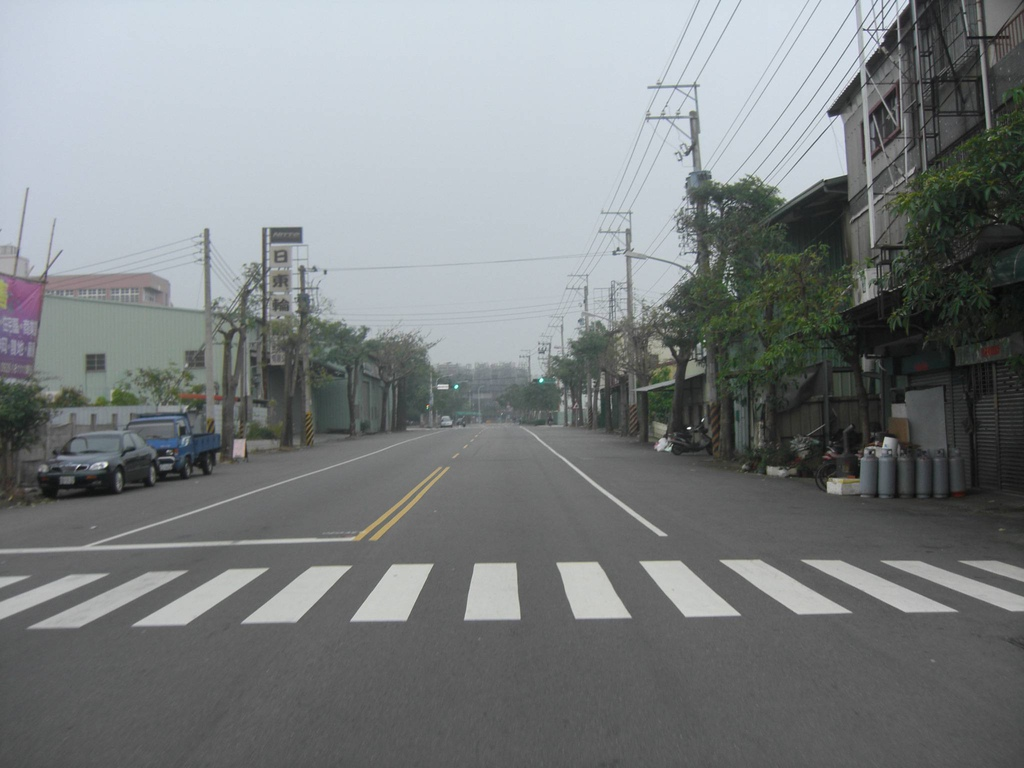
#> input picture 斑馬線辨識/01.jpg, 1024 x 768 px; its folder holds only this picture in this run
$ python -i FP60847047S.py   (imports and definitions only)   (older library calls are emulated)
#> lines starting #> are read from the running program, lines starting #| are printed output that depends on the picture; after the words box and inside, x2 and y2 are one past the last pixel; in counts of white or black regions, pixels touching at a corner belong together
import tkinter as tk
from PIL import ImageTk,Image, ImageDraw
from tkinter.filedialog import askopenfilename,  asksaveasfilename
from os.path import splitext
import numpy as np
from math import pi
import cv2
from math import ceil

# [4 lines not run here, left out]

# [19 lines left out: functions Input, p1, not called in this run]


def p2(avatar):
    global _Image, qaq
    _Image = ImageTk.PhotoImage(avatar)
    qaq.configure(image = _Image)

def fst(filename):
    #filename = number + '.jpg'
#> called with filename = '01.jpg'
    global img, im, gray, d1, d2, Y, W
    img = cv2.imread(filename)
#> img is the input picture: shape (768, 1024, 3); mean B, G, R 128.8, 127.6, 123.4
    gray = cv2.cvtColor(img,cv2.COLOR_BGR2GRAY)
    im = cv2.GaussianBlur(img,(7,7),0)

    low_threshold = 30
    high_threshold = 50
    edges = cv2.Canny(gray, low_threshold, high_threshold)
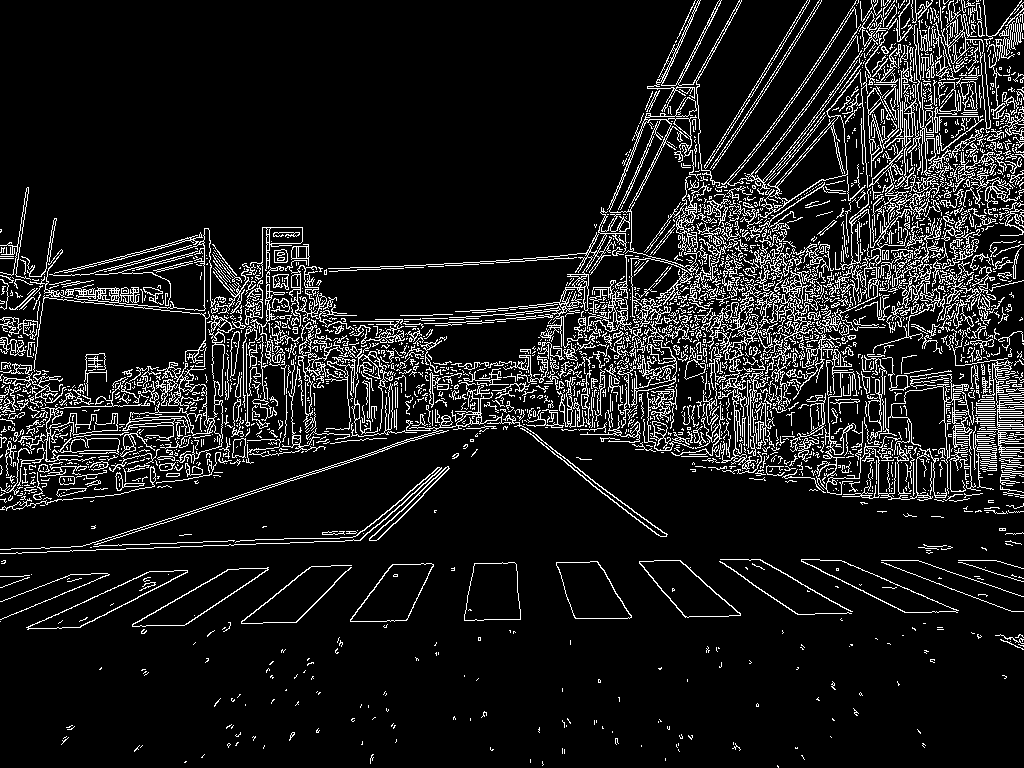
#> edges: shape (768, 1024); 10.6% white in thin lines or dots
    median = cv2.medianBlur(edges, 3)
#> median: shape (768, 1024); 3.9% white in thin lines or dots
    avg = cv2.blur(median, (9,9))
    candidate = np.int16(edges) - np.int16(avg)
    candidate = cv2.threshold(candidate, 240, 255, cv2.THRESH_BINARY)[1]
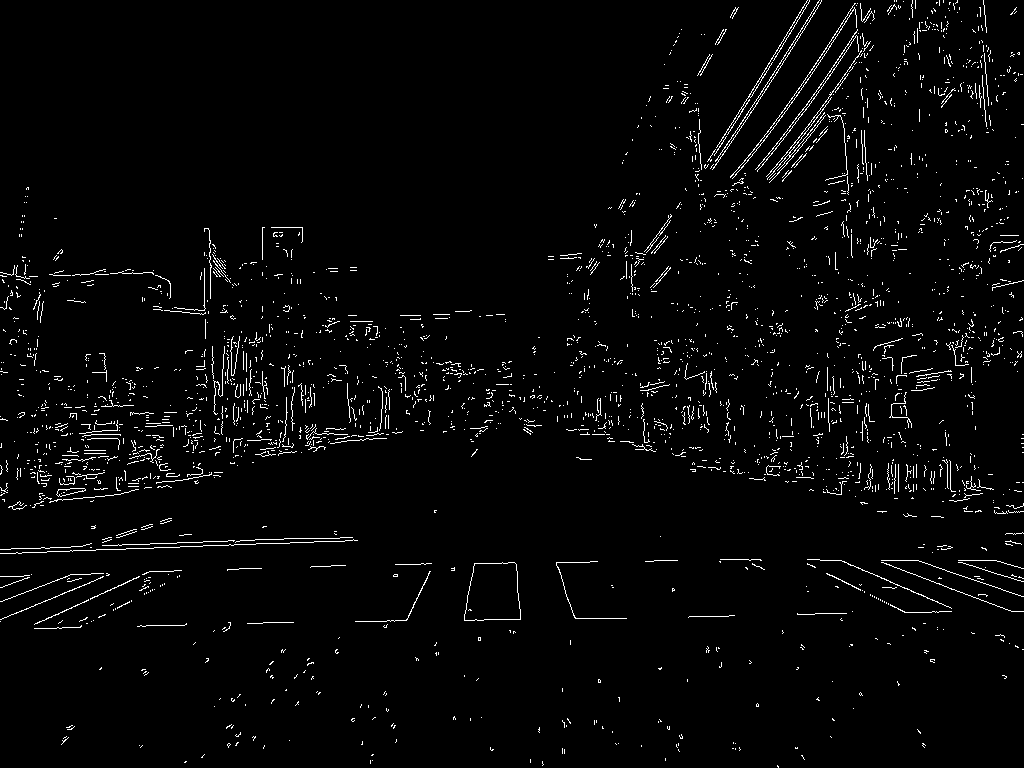
#> candidate: shape (768, 1024) int16; 2.7% white in thin lines or dots

    gray = np.float32(gray)
    dst = cv2.cornerHarris(gray,2,3,0.04)

    #result is dilated for marking the corners, not important
    dst = cv2.dilate(dst,None)

    # Threshold for an optimal value, it may vary depending on the image.
    #img[dst>0.01*dst.max()]=[0,0,255]
    Y = np.array((130, 255, 255))
    Y = np.int16(Y)
    W = np.array((255, 255, 255))
    W = np.int16(W)
    dist1 = 0
    dist2 = 0
    d1 = []
    d2 = []
    using = []    # > np.percentile(dst, 50)
    x, y = np.where(dst > 9)
    for i in range(len(x)):
        if  candidate[x[i], y[i]] == 255:
            B = im[x[i], y[i], 0]
            G = im[x[i], y[i], 1]
            R = im[x[i], y[i], 2]
            color = np.array((B, G, R))
            dist1 = np.linalg.norm(Y-color)
            dist2 = np.linalg.norm(W-color)
            '''
            if x[i] > ceil(dst.shape[0]/2):
                dist1 /= 2
                dist2 /= 2
            '''
            if (dist2 < 50) | (dist1 < 100):
                using.append((x[i], y[i]))
                d1.append(dist1)
                d2.append(dist2)
#> this loop made 396200 passes
#> (B, G, R, dist1, dist2) on passes 22, 24, 30, 32, 59, 61, 90, 94: (214, 205, 195, 114.7, 88.21), (219, 210, 200, 113.9, 79.66), (209, 200, 190, 116.2, 96.78), (216, 207, 197, 114.3, 84.79), (185, 174, 163, 134.4, 141.2), (178, 170, 155, 139.7, 152.2), (49, 50, 48, 302.4, 356.8), (49, 49, 47, 303.7, 358)
#> after the loop, d1 = []; d2 = []; using = []

    if (len(d1) < 300) | (len(d2) < 300):
        #print('lack')
        dist1 = 0
        dist2 = 0
        d1 = []
        d2 = []
        using = []    # > np.percentile(dst, 50)
        x, y = np.where(dst > 9)
        for i in range(len(x)):
            if  candidate[x[i], y[i]] == 255:
                B = im[x[i], y[i], 0]
                G = im[x[i], y[i], 1]
                R = im[x[i], y[i], 2]
                color = np.array((B, G, R))
                dist1 = np.linalg.norm(Y-color)
                dist2 = np.linalg.norm(W-color)
                if x[i] > ceil(dst.shape[0]/2):
                    dist1 /= 2
                    dist2 /= 2
                if (dist2 < 50) | (dist1 < 100):
                    using.append((x[i], y[i]))
                    d1.append(dist1)
                    d2.append(dist2)
#> after the loop, d1 = 790 values, max 99.96 at index 156, min 51.98 at index 677, mean 82.23; d2 = 790 values, max 129.3 at index 349, min 52.28 at index 677, mean 99.45; using = 790 pairs, first value 385 to 628, second value 8 to 1023

    if sum(d1) > sum(d2):
        t = True
        col = d2
    else:
        t = False
        col = d1
#> col has the same summary as d1
    deleters = []
    for i in np.where(col > np.percentile(col, 30))[0]:
        deleters.append(using[i])
#> after the loop, deleters = 553 pairs, first value 385 to 628, second value 8 to 1010

    #print((len(using), len(deleters)))
    for i in deleters:
        using.remove(i)
#> this loop made 553 passes
#> i on passes 1 to 3: (385, 74), (385, 112), (385, 246)
#> after the loop, using = 237 pairs, first value 440 to 625, second value 8 to 1023
    snd(using)

def direction(input, dir):
    global boundary, initpt, t
    t = []
    x, y = input
    if dir%2 == 0:
        dir = (dir + 7)%8
    else:
        dir = (dir + 6)%8
    while len(t) < 8:
        if dir == 0:
            if homo((x, y), (x+1, y)) == True:
                initpt = (x+1, y)
                boundary.append((x+1, y))
                break
            else:
                #print((x, y), (x+1, y))
                t.append(0)
                dir = 1
        elif dir == 1:
            if homo((x, y), (x+1, y+1)) == True:
                initpt = (x+1, y+1)
                boundary.append((x+1, y+1))
                break
            else:
                #print((x, y), (x+1, y+1))
                t.append(1)
                dir = 2
        elif dir == 2:
            if homo((x, y), (x, y+1)) == True:
                initpt = (x, y+1)
                boundary.append((x, y+1))
                break
            else:
                #print((x, y), (x, y+1))
                t.append(2)
                dir = 3
        elif dir == 3:
            if homo((x, y), (x-1, y+1)) == True:
                initpt = (x-1, y+1)
                boundary.append((x-1, y+1))
                break
            else:
                #print((x, y), (x-1, y+1))
                t.append(3)
                dir = 4
        elif dir == 4:
            if homo((x, y), (x-1, y)) == True:
                initpt = (x-1, y)
                boundary.append((x-1, y))
                break
            else:
                #print((x, y), (x-1, y))
                t.append(4)
                dir = 5
        elif dir == 5:
            if homo((x, y), (x-1, y-1)) == True:
                initpt = (x-1, y-1)
                boundary.append((x-1, y-1))
                break
            else:
                #print((x, y), (x-1, y-1))
                t.append(5)
                dir = 6
        elif dir == 6:
            if homo((x, y), (x, y-1)) == True:
                initpt = (x, y-1)
                boundary.append((x, y-1))
                break
            else:
                #print((x, y), (x, y-1))
                t.append(6)
                dir = 7
        elif dir == 7:
            if homo((x, y), (x+1, y-1)) == True:
                initpt = (x+1, y-1)
                boundary.append((x+1, y-1))
                break
            else:
                #print((x, y), (x+1, y-1))
                t.append(7)
                dir = 0


def homo(p1, p2):
    x1, y1 = p1
    x2, y2 = p2
    if (x2 >= (gray.shape[0]-1)) | (y2 >= (gray.shape[1]-1)) | (x2 < 0) | (y2 < 0):
        return False
    else:
        B = im[x1, y1, 0]
        G = im[x1, y1, 1]
        R = im[x1, y1, 2]
        b = im[x2, y2, 0]
        g = im[x2, y2, 1]
        r = im[x2, y2, 2]
        c1 = np.array((B, G, R))
        c2 = np.array((b, g, r))
        c1 = np.int16(c1)
        c2 = np.int16(c2)
        dist = np.sum(c2-c1)
        if sum(d1) > sum(d2):
            d = np.linalg.norm(W - im[x2, y2, :])
        else:
            d = np.linalg.norm(Y - im[x2, y2, :])
        if (dist > -30) & (d < np.percentile(col, 90)):
            return True
        else:
            return False

def snd(using):
    global col, d1, d2, boundary
    d1 = []; d2 = []
    for i in using:
        x, y = i
        B = im[x, y, 0]
        G = im[x, y, 1]
        R = im[x, y, 2]
        color = np.array((B, G, R))
        d1.append(np.linalg.norm(Y-color))
        d2.append(np.linalg.norm(W-color))
#> this loop made 237 passes
#> i on passes 28 to 30: (563, 752), (564, 752), (564, 753)

    if sum(d1) > sum(d2):
        col = d2
    else:
        col = d1

    boundary = []
    d = 0
    t2 = using.copy()
    for i in range(len(using)):
        initpt = using[i]
        d += 1
        tolerate = 0
        dir = 7
        while True:
            if initpt in t2:
                tolerate += 1
                if tolerate > 3:
                    break
                else:
                    direction(initpt, dir)
            else:
                t2.append(initpt)
                direction(initpt, dir)
    using = using + boundary
    using = (list(set(using)))
    trd(using)

def trd(using):
    for i in range(len(using)):
        x, y = using[i]
        cv2.circle(im, (y, x), 3, (0, 0, 255), -1)
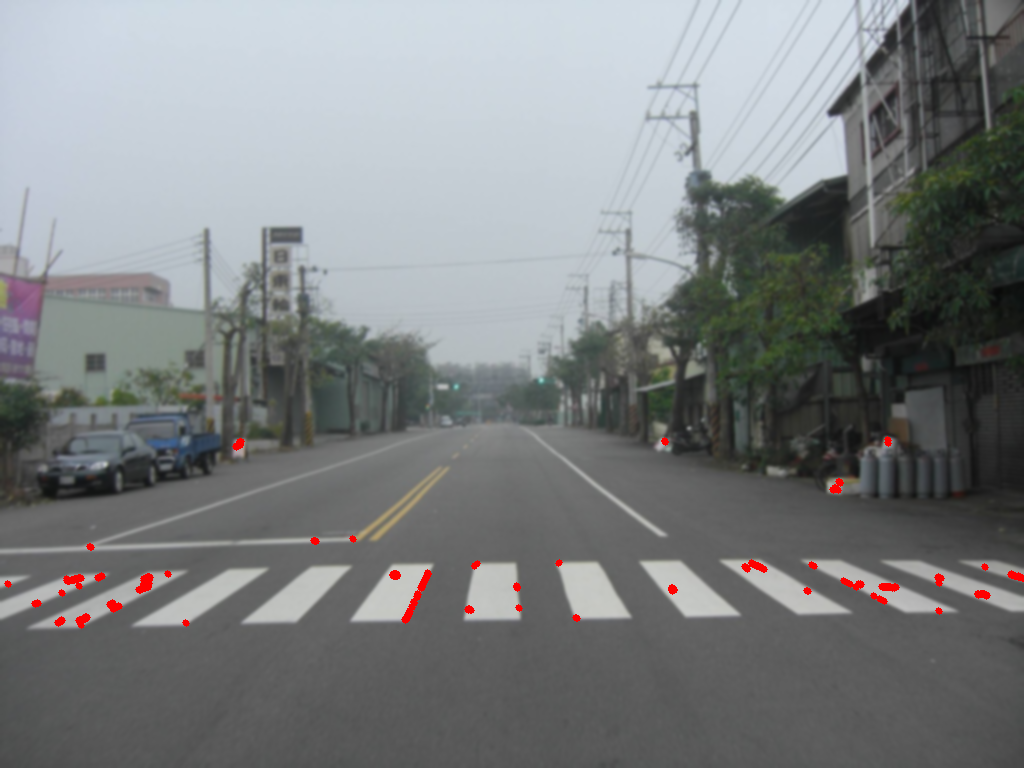
#> im: shape (768, 1024, 3); mean B, G, R 128, 126.9, 123.8

    median = cv2.medianBlur(im[:, :, 2], 13)

    x = np.where(median == 255)[0]
    y = np.where(median == 255)[1]

    b = im[x, y][:,0]
    g = im[x, y][:,1]
    r = im[x, y][:,2]
    Color = np.zeros(shape = im.shape)
    t = []
    for i in [b, g, r]:
        counts = np.bincount(i)
    #返回众数
        t.append(np.argmax(counts))
#> this loop made 3 passes
    Color[:,:,0] = t[0]
#> Color: shape (768, 1024, 3) float64; every value is 0
    Color[:,:,1] = t[1]
    Color[:,:,2] = t[2]
    a = np.int16(Color) - np.int16(im)
    x1 = []
    y1 = []
    for i in range(a.shape[0]):
        for j in range(a.shape[1]):
            if (np.abs(a[i, j, 0]) + np.abs(a[i, j, 1]) +np.abs(a[ i, j, 2])) < 4:
                x1.append(i)
                y1.append(j)
    x1 = np.array(x1)
    y1 = np.array(y1)
    x = np.append(x, x1)
    y = np.append(y, y1)

    for i in range(len(x)):
        cv2.circle(img, (y[i], x[i]), 1, (0, 0, 255), -1)
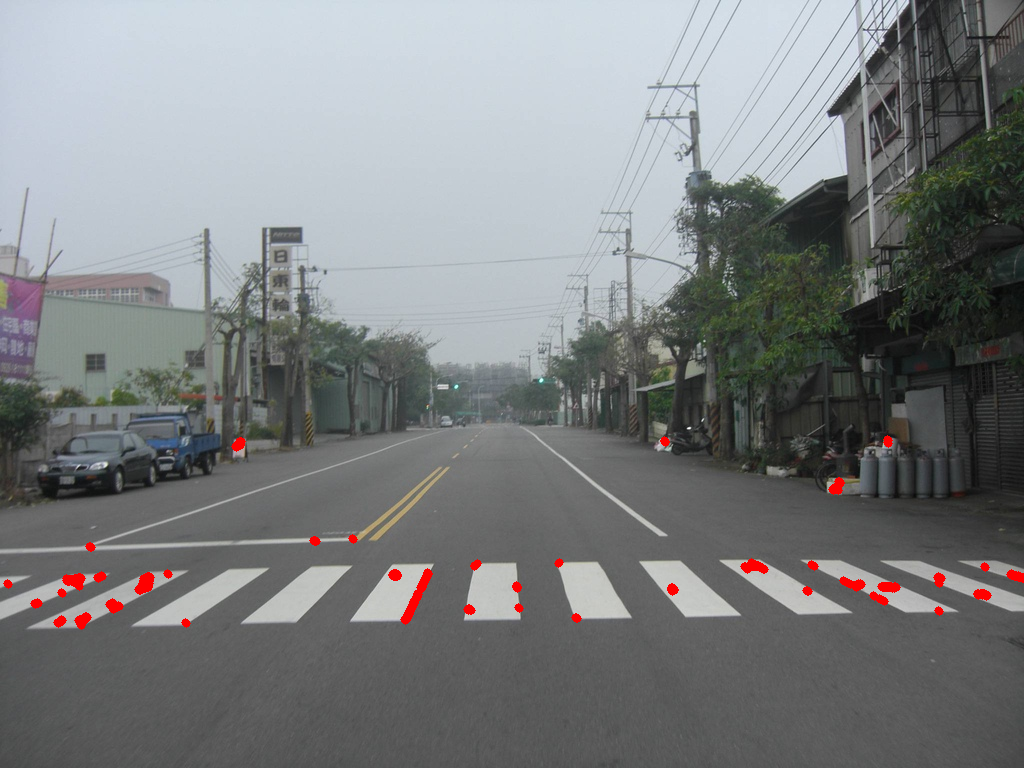
#> img: shape (768, 1024, 3); 0.63% of pixels changed, all inside (x1, y1, x2, y2) = (3, 435, 1024, 630)
    dk = cv2.resize(img, (500, 500), interpolation=cv2.INTER_CUBIC)
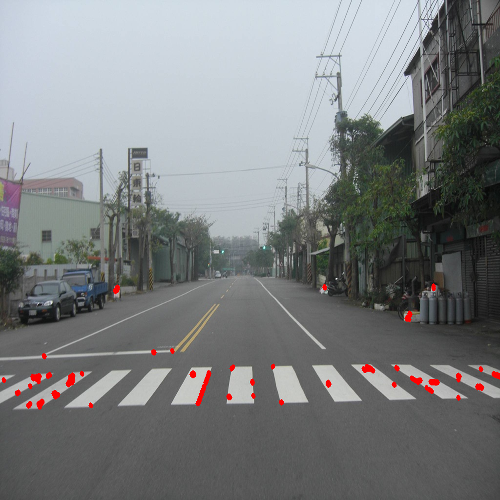
#> dk: shape (500, 500, 3); mean B, G, R 127.8, 126.6, 124
    dk = cv2.cvtColor(dk ,cv2.COLOR_BGR2RGB)
    p2(Image.fromarray(dk))
'''
def p3(avatar):
    global _Image1, qqq
    _Image1 = ImageTk.PhotoImage(avatar)
    qqq.configure(image = _Image1)

def p4(avatar):
    global _Image2, qqqq
    _Image2 = ImageTk.PhotoImage(avatar)
    qqqq.configure(image = _Image2)

def save(img):
    filename = asksaveasfilename(title = "Select file",filetypes = ([("PNG", "*.png"),("JPEG", "*.jpg"),("BMP", "*.BMP"),("PPM", "*.ppm"),("All files", "*")]), defaultextension = "*.*")
    print(filename)
    if filename:
        img.save(filename)
'''

# [1 line that did not run here, left out]
# [1 line that did not run here, left out]
# [1 line not run here, left out]
# [1 line that did not run here, left out]
# [1 line that did not run here, left out]
# [3 lines not run here, left out]
'''
frame3 = tk.Frame(gui, width = 300, height = 300)
qqq = tk.Label(frame3)
qqq.pack()
frame4 = tk.Frame(gui, width = 300, height = 300)
qqqq = tk.Label(frame4)
qqqq.pack()
frame3.place(x = 0, y = 350)
frame4.place(x = 670, y = 350)
'''


# [1 line that did not run here, left out]
# [1 line not run here, left out]
# [1 line that did not run here, left out]
# [1 line not run here, left out]
# [1 line that did not run here, left out]
# [1 line that did not run here, left out]

# [1 line that did not run here, left out]
# [5 lines not run here, left out]

#> (the run stopped early here; a loop or call above may not have finished)

$ run again, on 斑馬線辨識/02.jpg
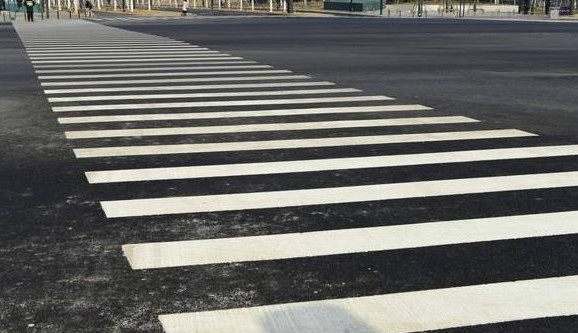
#> input picture 斑馬線辨識/02.jpg, 578 x 333 px
#> in fst, img is the input picture: shape (333, 578, 3); mean B, G, R 105.9, 109, 108.9
#> in fst, `edges = cv2.Canny(gray, low_threshold, high_threshold)`:
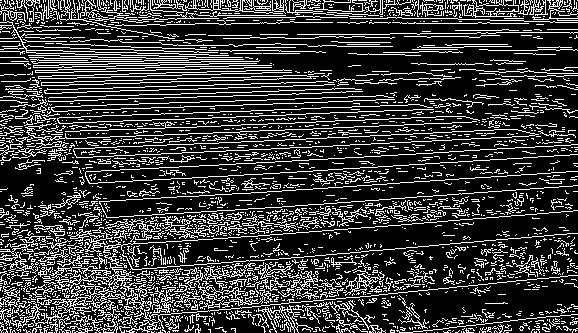
#> edges: shape (333, 578); 23% white in thin lines or dots
#> the loop in fst, `for i in range(len(x)):` made 137666 passes
#> (B, G, R, dist1, dist2) on passes 45, 179, 219, 273, 277, 350, 487, 665: (141, 155, 159, 139.1, 179.5), (54, 58, 56, 290.1, 344.7), (80, 82, 70, 258.2, 307.9), (63, 74, 77, 262.6, 318.3), (35, 51, 53, 302.4, 361.7), (60, 69, 69, 272.2, 327.4), (141, 155, 159, 139.1, 179.5), (54, 54, 53, 294.9, 348.7)
#> after the loop in fst, `for i in range(len(x)):`: d1 = 2028 values, max 102.1 at index 1189, min 78.04 at index 1990, mean 91.74; d2 = 2028 values, max 121.8 at index 1469, min 39.82 at index 629, mean 62.38; using = 2028 pairs, first value 7 to 332, second value 62 to 577
#> in fst, `col = d2`: col has the same summary as d2
#> after the loop in fst, `for i in np.where(col > np.percentile(col, 30))[0]:`: deleters = 1415 pairs, first value 7 to 332, second value 62 to 577
#> the loop in fst, `for i in deleters:` made 1415 passes
#> i on passes 1 to 3: (7, 431), (7, 432), (109, 351)
#> after the loop in fst, `for i in deleters:`: using = 613 pairs, first value 152 to 323, second value 98 to 577
#> the loop in snd, `for i in using:` made 613 passes
#> (x, y, B, G, R) on passes 1 to 3: (152, 494, 218, 229, 231), (152, 495, 219, 229, 231), (152, 496, 218, 229, 231)
#> after the loop in snd, `for i in using:`: d1 = 613 values, max 102.1 at index 404, min 88.65 at index 607, mean 95.25; d2 = 613 values, max 52.72 at index 174, min 39.82 at index 105, mean 49.21
#> in snd, `col = d2`: col has the same summary as d2
#> t2 has the same summary as using in fst
#> the loop in snd, `for i in range(len(using)):` made 613 passes
#> the loop in trd, `for i in [b, g, r]:` made 3 passes
#> in trd, `dk = cv2.resize(img, (500, 500), interpolation=cv2.INTER_CUBIC)`:
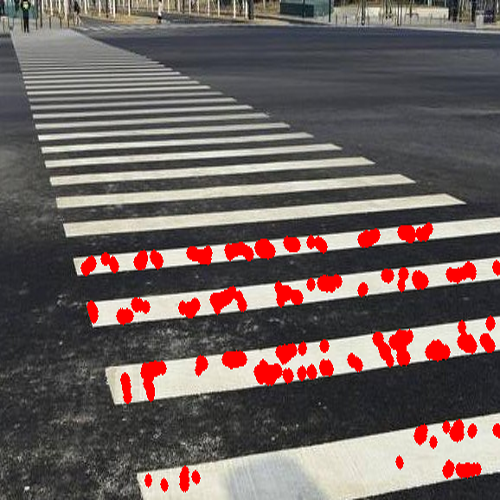
#> dk: shape (500, 500, 3); mean B, G, R 94.4, 96.9, 110.5
